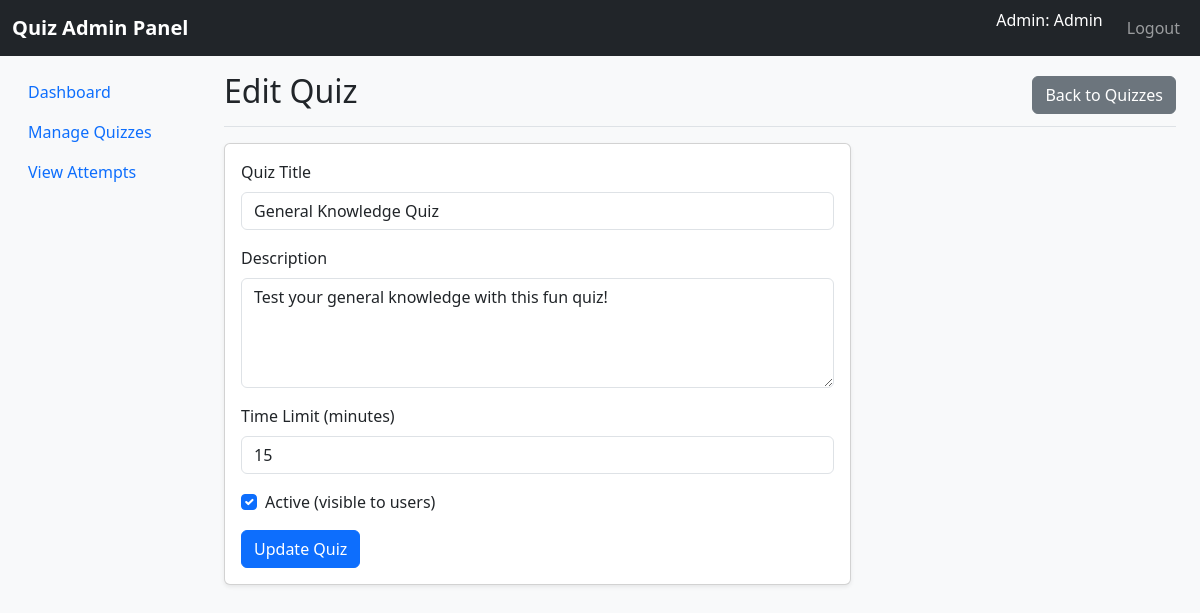
The page /admin/quiz_form.php?id=1 (signed in) on the database its author committed.
### tables this page shows
CREATE TABLE `quizzes` (
  `id` int(11) NOT NULL,
  `title` varchar(255) NOT NULL,
  `description` text DEFAULT NULL,
  `time_limit` int(11) NOT NULL COMMENT 'Time limit in minutes',
  `created_by` int(11) NOT NULL,
  `is_active` tinyint(1) DEFAULT 1,
  `created_at` timestamp NOT NULL DEFAULT current_timestamp(),
  `updated_at` timestamp NOT NULL DEFAULT current_timestamp() ON UPDATE current_timestamp()
);

### admin/quiz_form.php (the view, shortened to what this page needs)
<?php
$db = new Database();
$conn = $db->connect();
$edit_mode = false;
$quiz = ['title' => '', 'description' => '', 'time_limit' => 30, 'is_active' => 1];
if (isset($_GET['id'])) {
    $edit_mode = true;
    $quiz_id = intval($_GET['id']);
    $stmt = $conn->prepare("SELECT * FROM quizzes WHERE id = ?");
    $stmt->bind_param("i", $quiz_id);
    $stmt->execute();
    $result = $stmt->get_result();
    if ($result->num_rows > 0) {
        $quiz = $result->fetch_assoc();
    } else {
        header('Location: ' . dirname($_SERVER['PHP_SELF']) . '/quizzes.php');
        exit();
    }
}
include __DIR__ . '/../includes/header.php';
?>
<nav class="navbar navbar-expand-lg navbar-dark bg-dark">
    <div class="container-fluid">
        <a class="navbar-brand" href="<?php echo dirname($_SERVER['PHP_SELF']); ?>/dashboard.php">Quiz Admin Panel</a>
        <div class="collapse navbar-collapse" id="navbarNav">
            <ul class="navbar-nav ms-auto">
                <li class="nav-item">
                    <span class="navbar-text text-white me-3">Admin: <?php echo htmlspecialchars($_SESSION['name']); ?></span>
                </li>
                <li class="nav-item">
                    <a class="nav-link" href="<?php echo dirname(dirname($_SERVER['PHP_SELF'])); ?>/logout.php">Logout</a>
                </li>
            </ul>
        </div>
    </div>
</nav>
<div class="container-fluid">
    <div class="row">
        <nav class="col-md-2 d-md-block bg-light sidebar" style="min-height: calc(100vh - 56px);">
            <div class="position-sticky pt-3">
                <ul class="nav flex-column">
                    <li class="nav-item">
                        <a class="nav-link" href="<?php echo dirname($_SERVER['PHP_SELF']); ?>/dashboard.php">Dashboard</a>
                    </li>
                    <li class="nav-item">
                        <a class="nav-link active" href="<?php echo dirname($_SERVER['PHP_SELF']); ?>/quizzes.php">Manage Quizzes</a>
                    </li>
                    <li class="nav-item">
                        <a class="nav-link" href="<?php echo dirname($_SERVER['PHP_SELF']); ?>/attempts.php">View Attempts</a>
                    </li>
                </ul>
            </div>
        </nav>
        <main class="col-md-10 ms-sm-auto px-md-4">
            <div class="d-flex justify-content-between flex-wrap flex-md-nowrap align-items-center pt-3 pb-2 mb-3 border-bottom">
                <h1 class="h2"><?php echo $edit_mode ? 'Edit Quiz' : 'Create New Quiz'; ?></h1>
                <a href="<?php echo dirname($_SERVER['PHP_SELF']); ?>/quizzes.php" class="btn btn-secondary">Back to Quizzes</a>
            </div>
            <div class="row">
                <div class="col-md-8">
                    <div class="card">
                        <div class="card-body">
                            <form method="POST" action="">
                                <div class="mb-3">
                                    <label for="title" class="form-label">Quiz Title</label>
                                    <input type="text" class="form-control" id="title" name="title" value="<?php echo htmlspecialchars($quiz['title']); ?>" required>
                                </div>
                                <div class="mb-3">
                                    <label for="description" class="form-label">Description</label>
                                    <textarea class="form-control" id="description" name="description" rows="4" required><?php echo htmlspecialchars($quiz['description']); ?></textarea>
                                </div>
                                <div class="mb-3">
                                    <label for="time_limit" class="form-label">Time Limit (minutes)</label>
                                    <input type="number" class="form-control" id="time_limit" name="time_limit" value="<?php echo $quiz['time_limit']; ?>" min="1" required>
                                </div>
                                <div class="mb-3 form-check">
                                    <input type="checkbox" class="form-check-input" id="is_active" name="is_active" <?php echo $quiz['is_active'] ? 'checked' : ''; ?>>
                                    <label class="form-check-label" for="is_active">Active (visible to users)</label>
                                </div>
                                <button type="submit" class="btn btn-primary"><?php echo $edit_mode ? 'Update Quiz' : 'Create Quiz'; ?></button>
                            </form>
                        </div>
                    </div>
                </div>
            </div>
        </main>
    </div>
</div>
<?php
include __DIR__ . '/../includes/footer.php';
?>

### assets/css/custom.css (style rules this page uses)
:root { --color-answered: #28a745; --color-unanswered: #6c757d; --color-review: #fd7e14; --color-current: #007bff; }
.navbar-brand { font-weight: bold; }
.card { box-shadow: 0 0.125rem 0.25rem rgba(0, 0, 0, 0.075); margin-bottom: 1.5rem; }

### rows shown on the page
quizzes: title "General Knowledge Quiz", description "Test your general knowledge with this fun quiz!", time_limit "15", is_active "☑"

### other values the page prints
$_SESSION['name'] "Admin"
